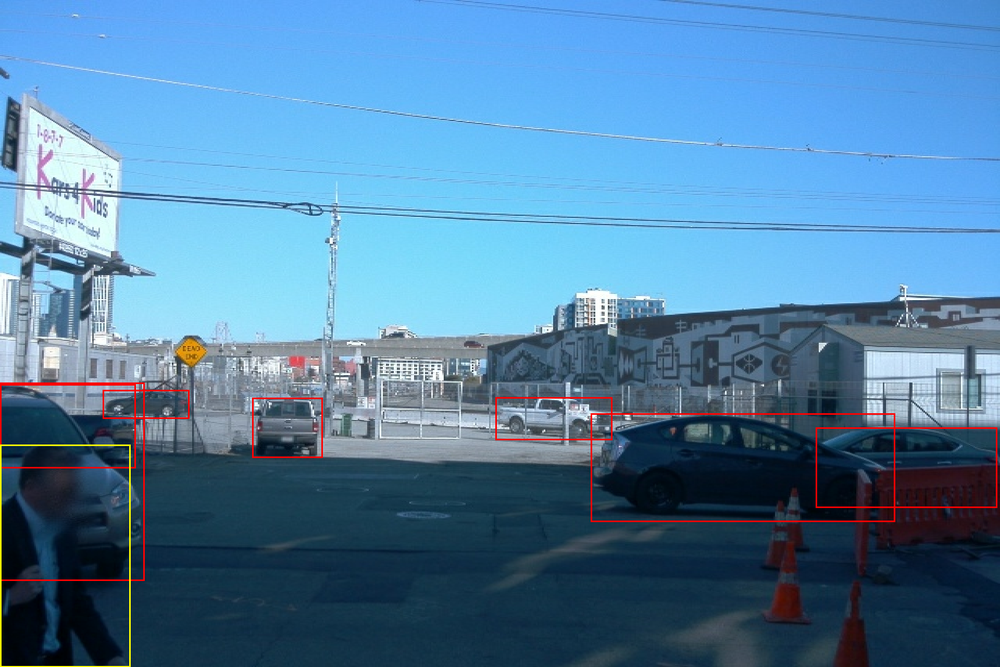
#> input picture C1L2/02_BoundingBoxes/segment-1231623110026745648_480_000_500_000_with_camera_labels_38.png, 1000 x 667 px, shrunk from 1920 x 1280 before the run, found by its file name
$ python masking.py
#> lines starting #> are read from the running program, lines starting #| are printed output that depends on the picture; after the words box and inside, x2 and y2 are one past the last pixel; in counts of white or black regions, pixels touching at a corner belong together
import numpy as np
from PIL import Image
import matplotlib.pyplot as plt


def create_mask(path, color_threshold):
    """
    create a binary mask of an image using a color threshold
    args:
    - path [str]: path to image file
    - color_threshold [array]: 1x3 array of RGB value
    returns:
    - img [array]: RGB image array
    - mask [array]: binary array
    """
    # IMPLEMENT THIS FUNCTION
    img = Image.open(path).convert('RGB')
#> img is the input picture: PIL image 1000x667 RGB; mean R, G, B 82, 127.3, 162.5
    r,g,b = np.array(img.split())
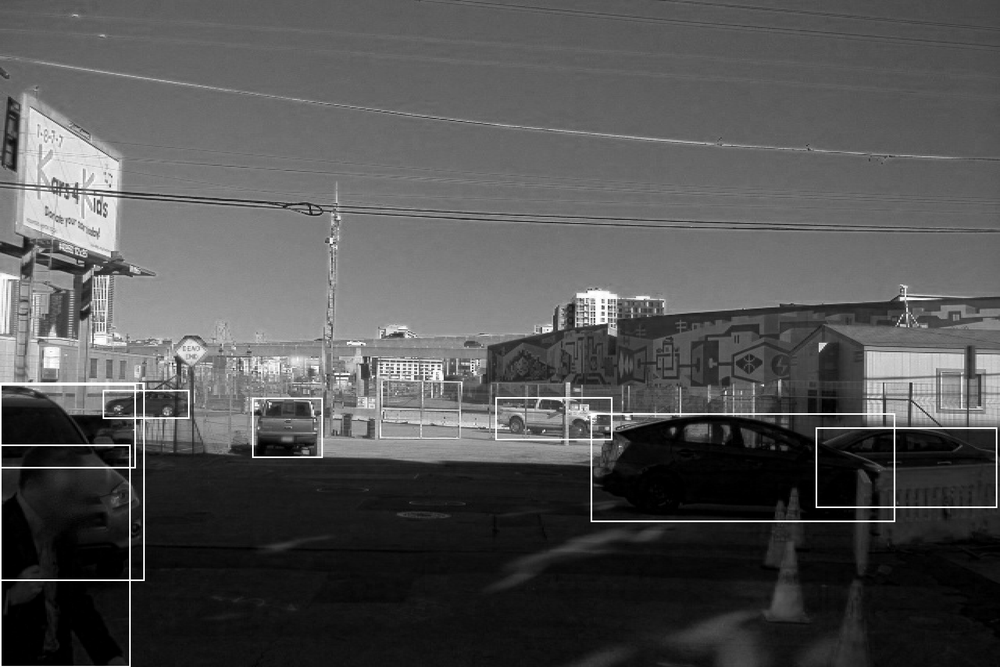
#> r: shape (667, 1000); min 0, max 255, mean 82
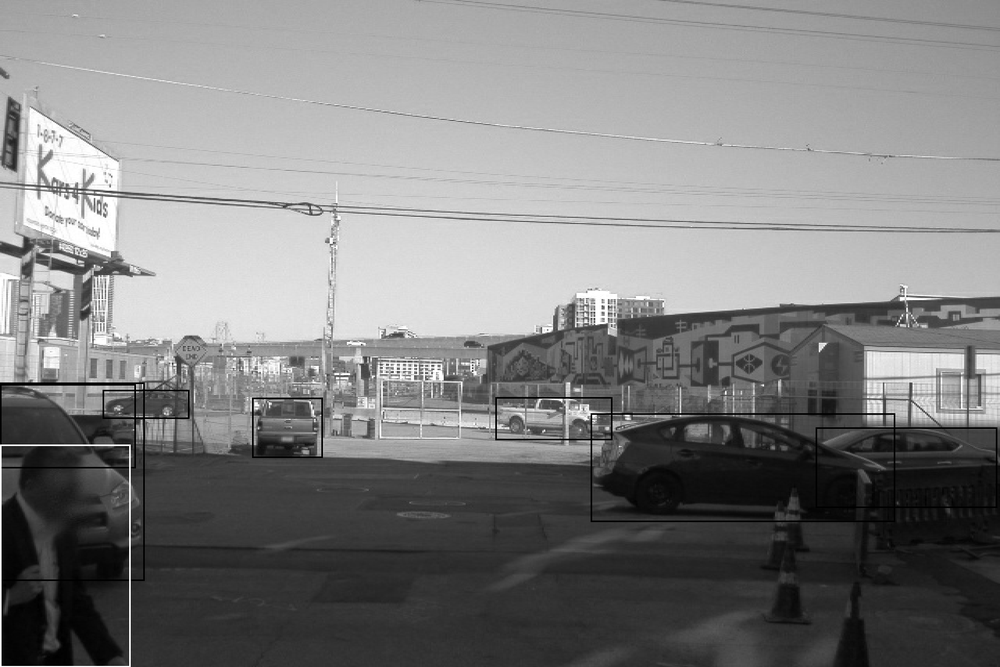
#> g: shape (667, 1000); min 0, max 255, mean 127.3
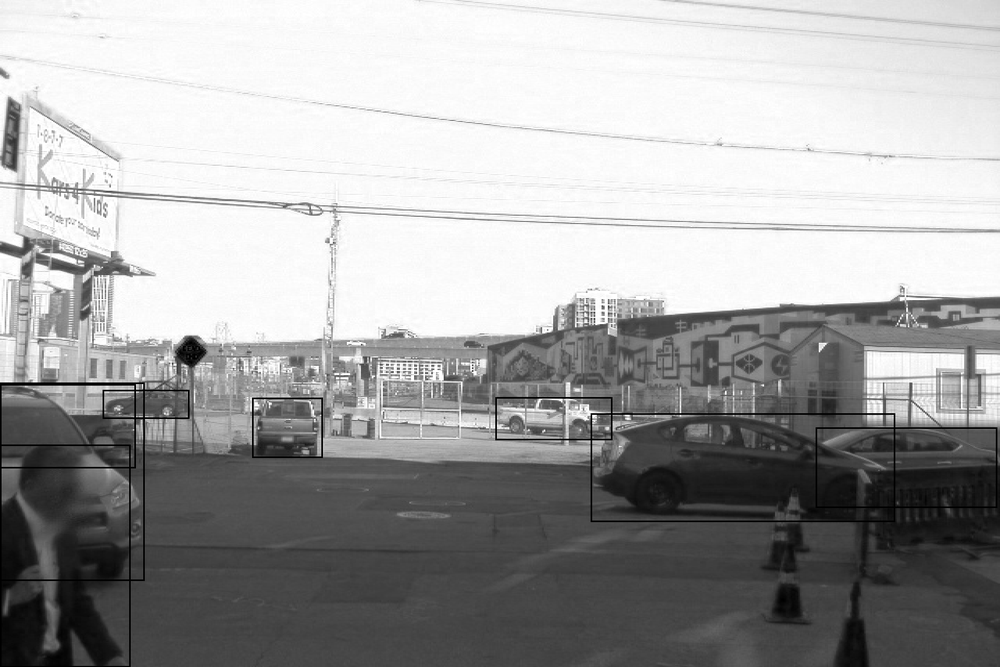
#> b: shape (667, 1000); min 0, max 255, mean 162.5

    mask = ((np.array(r)>color_threshold[0]) &
            (np.array(g)>color_threshold[1]) &
            (np.array(b)>color_threshold[2])).astype(int)
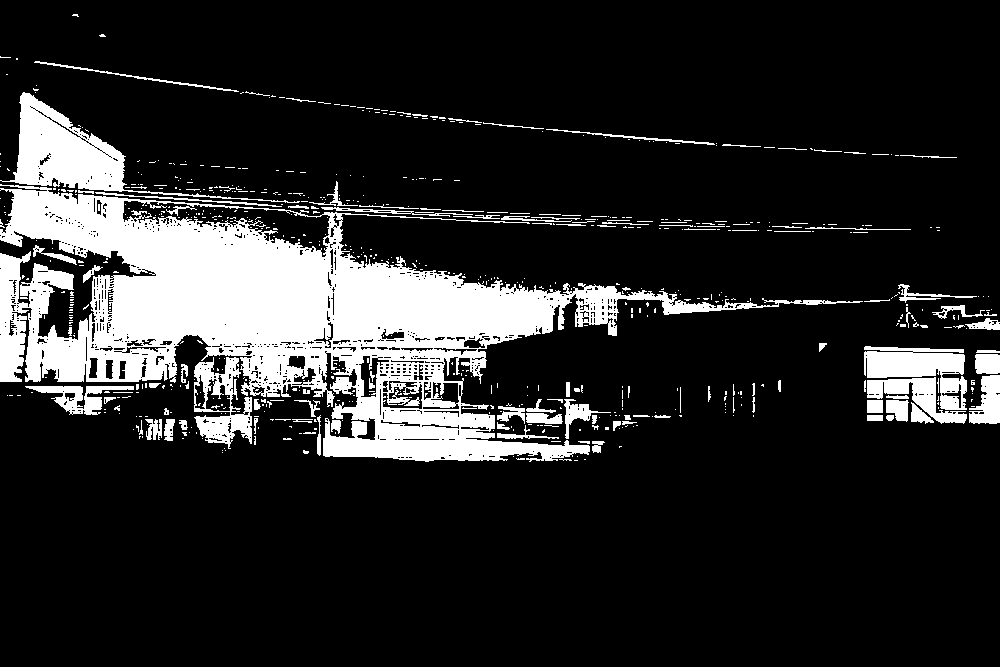
#> mask: shape (667, 1000) int64; values 0 (black) and 1 (white), 16% white; 690 white regions (577 under 20 px), largest, box (x1, y1, x2, y2) and area: (0, 184, 863, 462) 77461, (0, 92, 300, 203) 7001, (864, 346, 967, 410) 3386

    return img, mask


def mask_and_display(img, mask):
    """
    display 3 plots next to each other: image, mask and masked image
    args:
    - img [array]: HxWxC image array
    - mask [array]: HxW mask array
    """
    # IMPLEMENT THIS FUNCTION
    img_mask = np.stack([mask]*3, axis=2)
    img_masked = img * img_mask
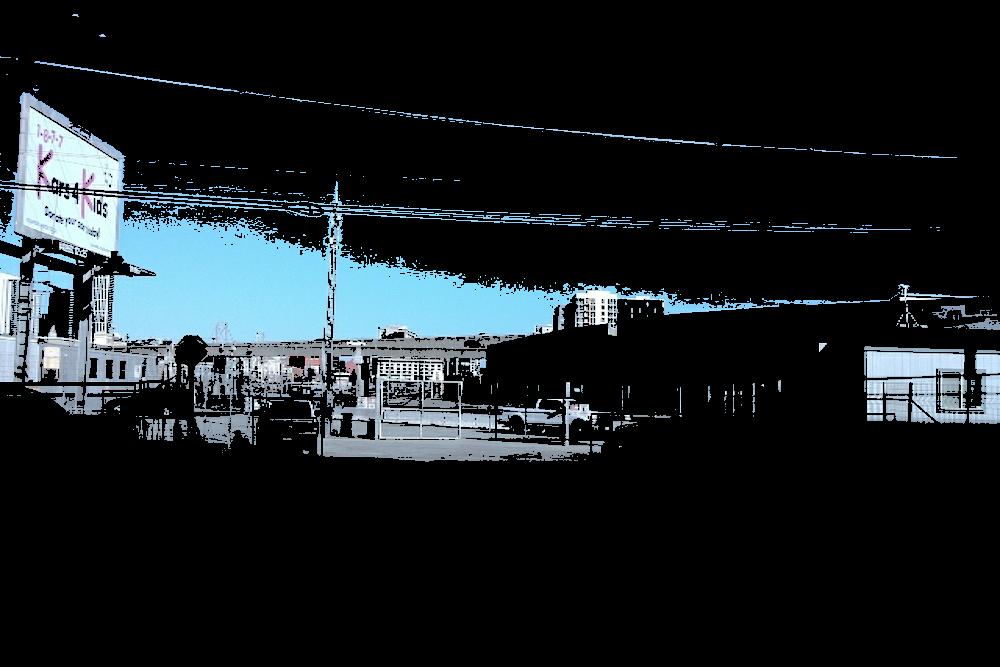
#> img_masked: shape (667, 1000, 3) int64; mean R, G, B 25.5, 32.2, 35.5

    f, ax = plt.subplots(1,3, figsize = (15,5))
    ax[0].imshow(img)
    ax[1].imshow(mask)
    ax[2].imshow(img_masked)
    plt.show()
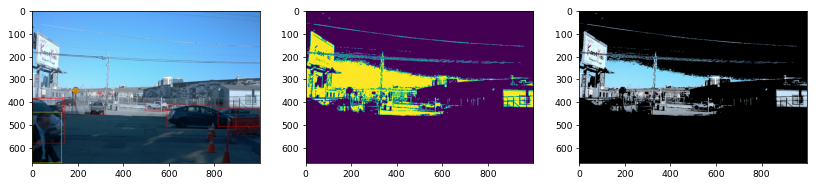
#> figure drawn by matplotlib, 3 panels


if __name__ == '__main__':
    path = 'data/images/segment-1231623110026745648_480_000_500_000_with_camera_labels_38.png'
    color_threshold = [128, 128, 128]
    img, mask = create_mask(path, color_threshold)
    mask_and_display(img, mask)

$ run again, with C1L2/02_BoundingBoxes/segment-12208410199966712301_4480_000_4500_000_with_camera_labels_79.png copied over C1L2/02_BoundingBoxes/segment-1231623110026745648_480_000_500_000_with_camera_labels_38.png
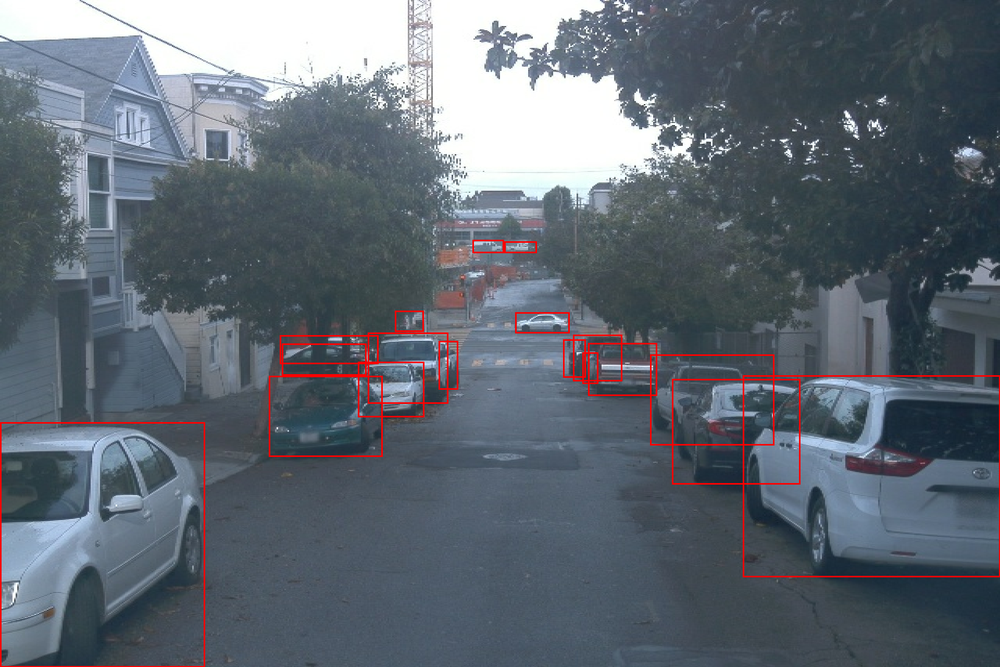
#> input picture C1L2/02_BoundingBoxes/segment-12208410199966712301_4480_000_4500_000_with_camera_labels_79.png, 1000 x 667 px, shrunk from 1920 x 1280 before the run, found by its file name
#> in create_mask, img is the input picture: PIL image 1000x667 RGB; mean R, G, B 96.4, 104.7, 114.5
#> in create_mask, `mask = ((np.array(r)>color_threshold[0]) & (np.array(g)>color_threshol..`:
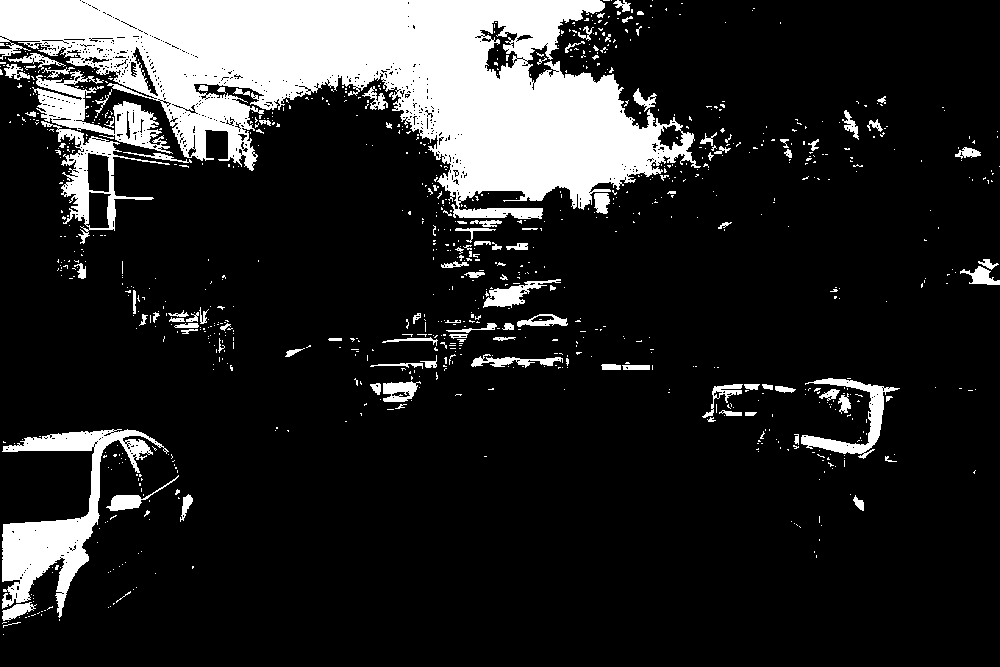
#> mask: shape (667, 1000) int64; values 0 (black) and 1 (white), 15.7% white; 947 white regions (837 under 20 px), largest, box (x1, y1, x2, y2) and area: (0, 0, 701, 219) 73831, (2, 429, 169, 618) 8377, (32, 70, 173, 154) 3678
#> in mask_and_display, `plt.show()`:
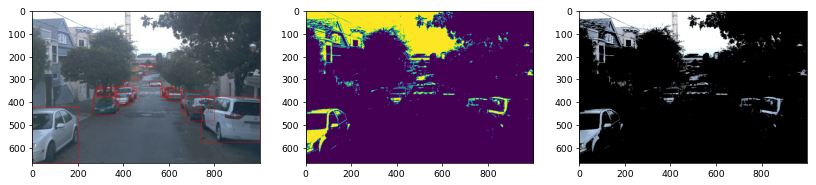
#> figure drawn by matplotlib, 3 panels

$ run again, with C1L2/02_BoundingBoxes/segment-12208410199966712301_4480_000_4500_000_with_camera_labels_83.png copied over C1L2/02_BoundingBoxes/segment-1231623110026745648_480_000_500_000_with_camera_labels_38.png
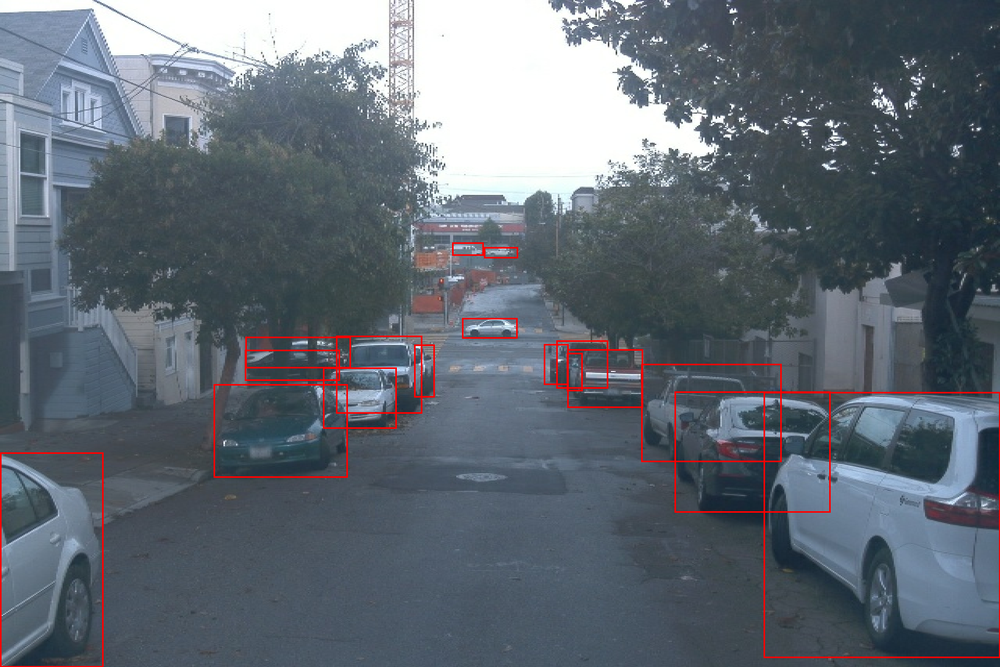
#> input picture C1L2/02_BoundingBoxes/segment-12208410199966712301_4480_000_4500_000_with_camera_labels_83.png, 1000 x 667 px, shrunk from 1920 x 1280 before the run, found by its file name
#> in create_mask, img is the input picture: PIL image 1000x667 RGB; mean R, G, B 97.3, 105.5, 115.2
#> in create_mask, `mask = ((np.array(r)>color_threshold[0]) & (np.array(g)>color_threshol..`:
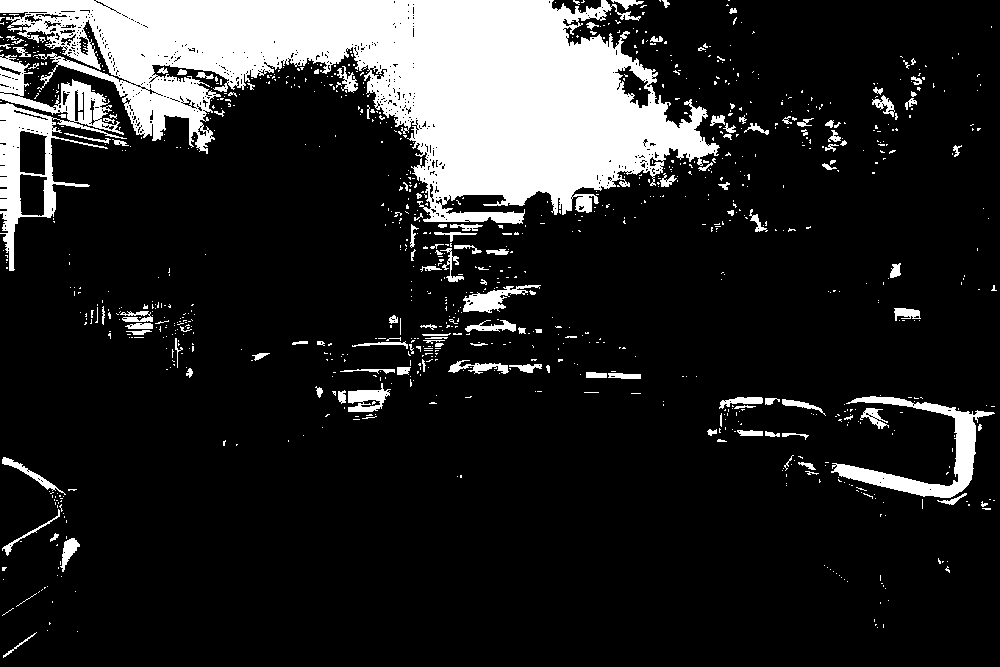
#> mask: shape (667, 1000) int64; values 0 (black) and 1 (white), 15.3% white; 1015 white regions (884 under 20 px), largest, box (x1, y1, x2, y2) and area: (0, 0, 720, 224) 77080, (0, 54, 127, 271) 7205, (831, 396, 995, 498) 3853
#> in mask_and_display, `plt.show()`:
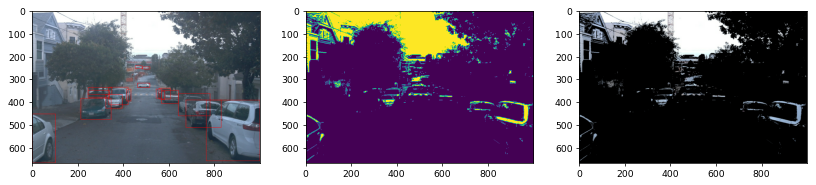
#> figure drawn by matplotlib, 3 panels

$ run again, with C1L2/02_BoundingBoxes/segment-12212767626682531382_2100_150_2120_150_with_camera_labels_20.png copied over C1L2/02_BoundingBoxes/segment-1231623110026745648_480_000_500_000_with_camera_labels_38.png
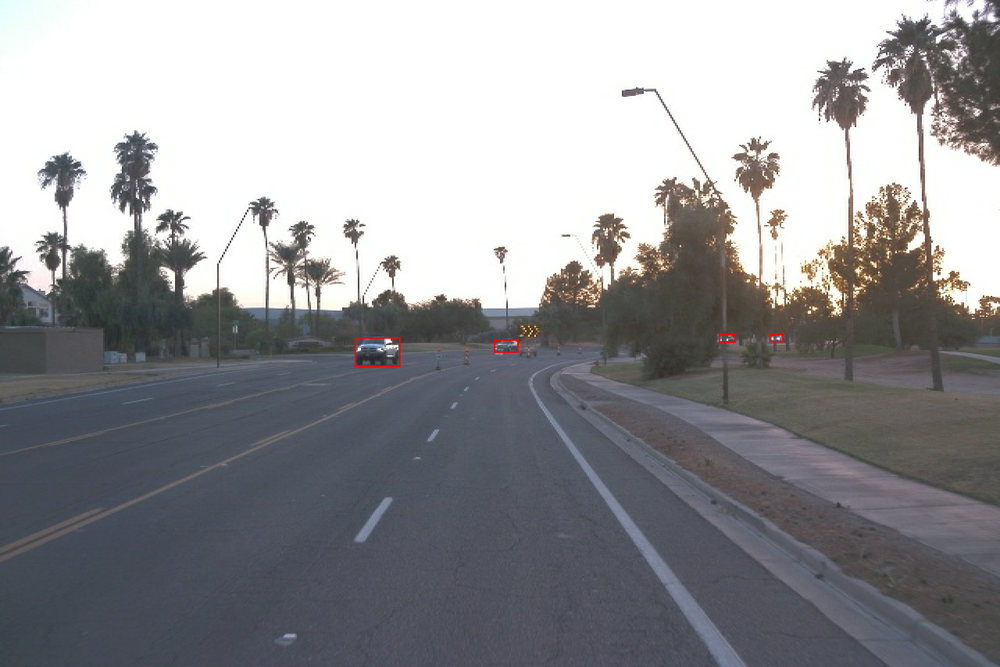
#> input picture C1L2/02_BoundingBoxes/segment-12212767626682531382_2100_150_2120_150_with_camera_labels_20.png, 1000 x 667 px, shrunk from 1920 x 1280 before the run, found by its file name
#> in create_mask, img is the input picture: PIL image 1000x667 RGB; mean R, G, B 147, 147, 150.1
#> in create_mask, `mask = ((np.array(r)>color_threshold[0]) & (np.array(g)>color_threshol..`:
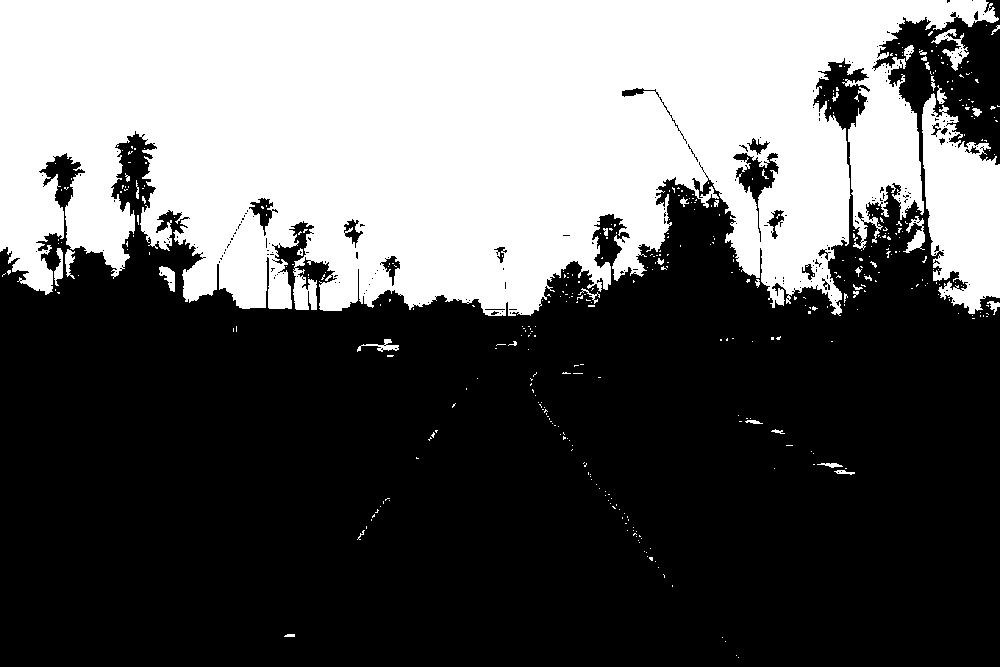
#> mask: shape (667, 1000) int64; values 0 (black) and 1 (white), 37.8% white; 426 white regions (385 under 20 px), largest, box (x1, y1, x2, y2) and area: (0, 0, 999, 316) 236637, (922, 93, 1000, 314) 11586, (931, 29, 969, 71) 493
#> in mask_and_display, `plt.show()`:
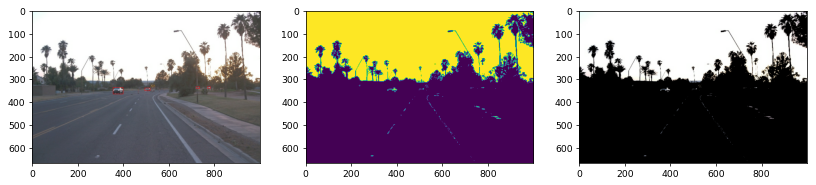
#> figure drawn by matplotlib, 3 panels
